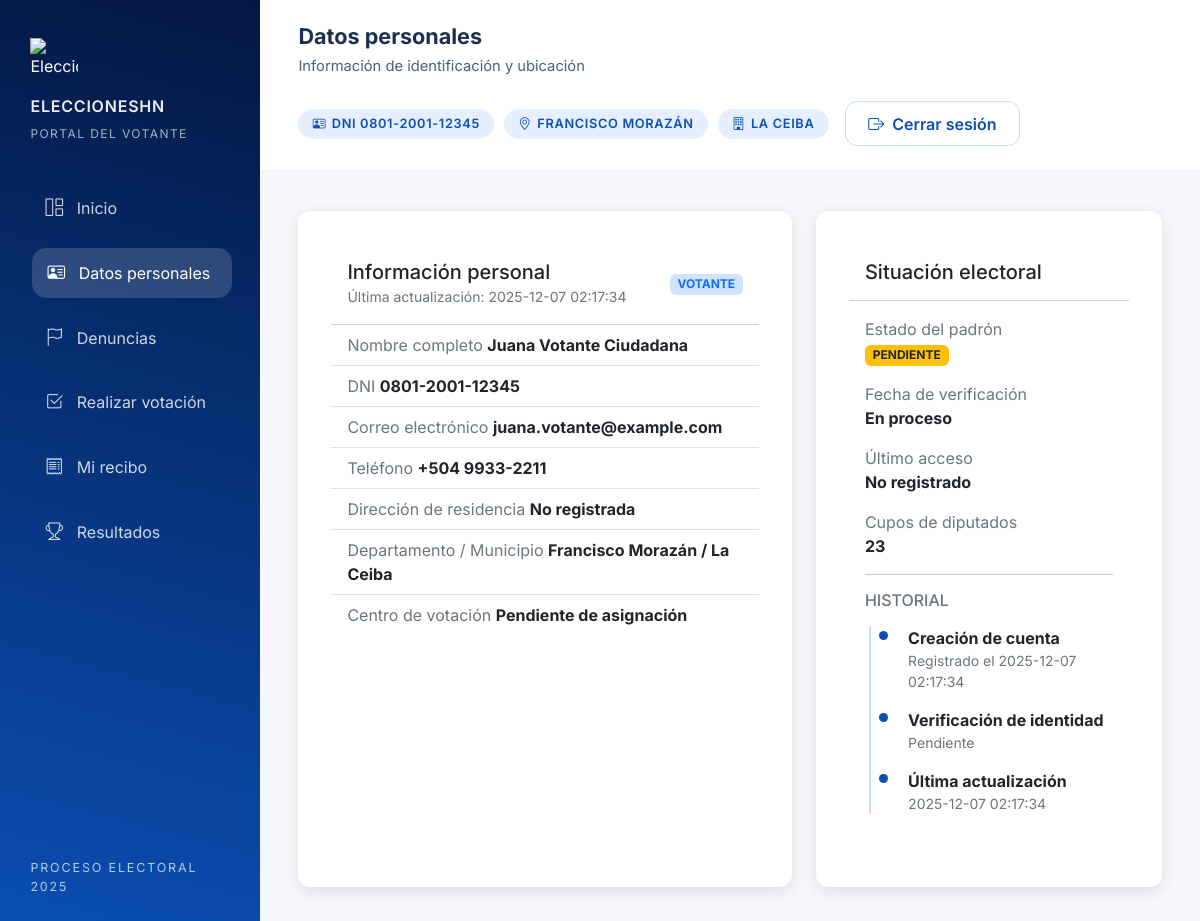
The page /panel/votante/datos.php (signed in) on the database its author committed.
### tables this page shows
CREATE TABLE IF NOT EXISTS usuarios (
    id INT AUTO_INCREMENT PRIMARY KEY,
    dni CHAR(15) NOT NULL,
    nombre VARCHAR(120) NOT NULL,
    email VARCHAR(150) DEFAULT NULL,
    telefono VARCHAR(25) DEFAULT NULL,
    rol ENUM('votante', 'administrador') NOT NULL DEFAULT 'votante',
    tipo_votante ENUM('nacional', 'internacional') NOT NULL DEFAULT 'nacional',
    password_hash VARCHAR(255) NOT NULL,
    departamento_id SMALLINT DEFAULT NULL,
    municipio_id INT DEFAULT NULL,
    centro_votacion_id INT DEFAULT NULL,
    centro_votacion_exterior_id INT DEFAULT NULL,
    tipo_votacion_id TINYINT DEFAULT NULL,
    estado ENUM('activo', 'suspendido') NOT NULL DEFAULT 'activo',
    ultimo_acceso DATETIME DEFAULT NULL,
    creado_en TIMESTAMP DEFAULT CURRENT_TIMESTAMP,
    actualizado_en TIMESTAMP DEFAULT CURRENT_TIMESTAMP ON UPDATE CURRENT_TIMESTAMP,
    UNIQUE (dni),
    INDEX (departamento_id),
    INDEX (municipio_id),
    INDEX (centro_votacion_id),
    INDEX (centro_votacion_exterior_id),
    INDEX (tipo_votacion_id),
    FOREIGN KEY (departamento_id) REFERENCES departamentos (id) ON DELETE SET NULL,
    FOREIGN KEY (municipio_id) REFERENCES municipios (id) ON DELETE SET NULL,
    FOREIGN KEY (centro_votacion_id) REFERENCES centros_votacion (id) ON DELETE SET NULL,
    FOREIGN KEY (tipo_votacion_id) REFERENCES tipos_votacion (id) ON DELETE SET NULL,
    FOREIGN KEY (centro_votacion_exterior_id) REFERENCES centros_votacion_exterior (id) ON DELETE SET NULL
);

CREATE TABLE IF NOT EXISTS departamentos (
    id SMALLINT AUTO_INCREMENT PRIMARY KEY,
    codigo CHAR(2) NOT NULL,
    nombre VARCHAR(60) NOT NULL,
    cabecera VARCHAR(120) NOT NULL,
    diputados_cupos TINYINT NOT NULL,
    candidatos_diputados SMALLINT NOT NULL,
    creado_en TIMESTAMP DEFAULT CURRENT_TIMESTAMP,
    actualizado_en TIMESTAMP DEFAULT CURRENT_TIMESTAMP ON UPDATE CURRENT_TIMESTAMP,
    UNIQUE (codigo),
    UNIQUE (nombre)
);

CREATE TABLE IF NOT EXISTS municipios (
    id INT AUTO_INCREMENT PRIMARY KEY,
    departamento_id SMALLINT NOT NULL,
    codigo CHAR(4) NOT NULL,
    nombre VARCHAR(120) NOT NULL,
    creado_en TIMESTAMP DEFAULT CURRENT_TIMESTAMP,
    actualizado_en TIMESTAMP DEFAULT CURRENT_TIMESTAMP ON UPDATE CURRENT_TIMESTAMP,
    UNIQUE (codigo),
    UNIQUE (departamento_id, nombre),
    FOREIGN KEY (departamento_id) REFERENCES departamentos (id) ON DELETE CASCADE
);

### panel/votante/datos.php (the view, shortened to what the rows shown need)
<?php
include_once __DIR__ . '/../../includes/funciones.php';
$resumen = obtenerResumenVotante($_SESSION['usuario_id']);
$ubicacion = $resumen ? $resumen['ubicacion_dni'] : null;
$departamentoNombre = $resumen['departamento_nombre'] ?? ($ubicacion['departamento'] ?? 'Sin asignar');
$municipioNombre = $resumen['municipio_nombre'] ?? ($ubicacion['municipio'] ?? 'Sin asignar');
?>
<!DOCTYPE html>
<html lang="es">
<head>
    <link rel="stylesheet" href="https://cdn.jsdelivr.net/npm/bootstrap@5.3.2/dist/css/bootstrap.min.css">
    <link rel="stylesheet" href="https://cdn.jsdelivr.net/npm/bootstrap-icons@1.11.1/font/bootstrap-icons.css">
    <link rel="stylesheet" href="../assets/css/styles.css" />
    <link rel="stylesheet" href="../assets/css/votante.css" />
    <link rel="stylesheet" href="../assets/css/datos.css" />
</head>
<body>
    <div class="dashboard-shell">
        <div class="dashboard-main">
            <header class="dashboard-topbar">
                <div class="topbar-context">
                    <h1>Datos personales</h1>
                </div>
                <div class="topbar-meta">
                    <div class="topbar-chips">
                        <span class="chip"><i class="bi bi-person-vcard"></i>DNI <?php echo htmlspecialchars($resumen['dni'] ?? 'Sin asignar', ENT_QUOTES, 'UTF-8'); ?></span>
                        <span class="chip"><i class="bi bi-geo-alt"></i><?php echo htmlspecialchars($departamentoNombre, ENT_QUOTES, 'UTF-8'); ?></span>
                        <span class="chip"><i class="bi bi-building"></i><?php echo htmlspecialchars($municipioNombre, ENT_QUOTES, 'UTF-8'); ?></span>
                    </div>
                </div>
            </header>
            <main class="main-content">
                        <?php if ($resumen): ?>
                            <div class="row g-4">
                                <div class="col-xl-7">
                                    <div class="card datos-card">
                                        <div class="card-header bg-white py-3 d-flex justify-content-between align-items-center">
                                            <div>
                                                <h5 class="mb-0">Información personal</h5>
                                                <small class="text-muted">Última actualización: <?php echo htmlspecialchars($resumen['actualizado_en'] ?? 'No disponible', ENT_QUOTES, 'UTF-8'); ?></small>
                                            </div>
                                            <span class="badge bg-primary-subtle text-primary text-uppercase">Votante</span>
                                        </div>
                                        <div class="card-body p-0">
                                            <ul class="list-group list-group-flush">
                                                <li class="list-group-item">
                                                    <span class="text-muted">Nombre completo</span>
                                                    <strong><?php echo htmlspecialchars($resumen['nombre'], ENT_QUOTES, 'UTF-8'); ?></strong>
                                                </li>
                                                <li class="list-group-item">
                                                    <span class="text-muted">DNI</span>
                                                    <strong><?php echo htmlspecialchars($resumen['dni'], ENT_QUOTES, 'UTF-8'); ?></strong>
                                                </li>
                                                <li class="list-group-item">
                                                    <span class="text-muted">Correo electrónico</span>
                                                    <strong><?php echo htmlspecialchars($resumen['email'] ?? 'No registrado', ENT_QUOTES, 'UTF-8'); ?></strong>
                                                </li>
                                                <li class="list-group-item">
                                                    <span class="text-muted">Teléfono</span>
                                                    <strong><?php echo htmlspecialchars($resumen['telefono'] ?? 'No registrado', ENT_QUOTES, 'UTF-8'); ?></strong>
                                                </li>
                                                <li class="list-group-item">
                                                    <span class="text-muted">Dirección de residencia</span>
                                                    <strong><?php echo htmlspecialchars($resumen['direccion_residencia'] ?? 'No registrada', ENT_QUOTES, 'UTF-8'); ?></strong>
                                                </li>
                                                <li class="list-group-item">
                                                    <span class="text-muted">Departamento / Municipio</span>
                                                    <strong><?php echo htmlspecialchars($departamentoNombre, ENT_QUOTES, 'UTF-8'); ?> / <?php echo htmlspecialchars($municipioNombre, ENT_QUOTES, 'UTF-8'); ?></strong>
                                                </li>
                                                <li class="list-group-item">
                                                    <span class="text-muted">Centro de votación</span>
                                                    <strong><?php echo htmlspecialchars($resumen['centro_nombre'] ?? 'Pendiente de asignación', ENT_QUOTES, 'UTF-8'); ?></strong>
                                                </li>
                                            </ul>
                                        </div>
                                    </div>
                                </div>
                                <div class="col-xl-5">
                                    <div class="card datos-card h-100">
                                        <div class="card-header bg-white py-3">
                                            <h5 class="mb-0">Situación electoral</h5>
                                        </div>
                                        <div class="card-body">
                                            <div class="mb-3">
                                                <span class="text-muted d-block">Estado del padrón</span>
                                                <span class="badge <?php echo !empty($resumen['habilitado']) ? 'bg-success' : 'bg-warning text-dark'; ?> text-uppercase">
                                                    <?php echo !empty($resumen['habilitado']) ? 'Habilitado' : 'Pendiente'; ?>
                                                </span>
                                            </div>
                                            <div class="mb-3">
                                                <span class="text-muted d-block">Fecha de verificación</span>
                                                <strong><?php echo htmlspecialchars($resumen['fecha_verificacion'] ?? 'En proceso', ENT_QUOTES, 'UTF-8'); ?></strong>
                                            </div>
                                            <div class="mb-3">
                                                <span class="text-muted d-block">Último acceso</span>
                                                <strong><?php echo htmlspecialchars($resumen['ultimo_acceso'] ?? 'No registrado', ENT_QUOTES, 'UTF-8'); ?></strong>
                                            </div>
                                            <div class="mb-3">
                                                <span class="text-muted d-block">Cupos de diputados</span>
                                                <strong><?php echo !empty($resumen['diputados_cupos']) ? (int) $resumen['diputados_cupos'] : 'No determinado'; ?></strong>
                                            </div>
                                            <hr>
                                            <h6 class="text-muted text-uppercase">Historial</h6>
                                            <ul class="timeline mt-3">
                                                <li>
                                                    <strong>Creación de cuenta</strong>
                                                    <div class="text-muted small">Registrado el <?php echo htmlspecialchars($resumen['creado_en'] ?? 'Fecha no disponible', ENT_QUOTES, 'UTF-8'); ?></div>
                                                </li>
                                                <li>
                                                    <strong>Verificación de identidad</strong>
                                                    <div class="text-muted small"><?php echo htmlspecialchars($resumen['fecha_verificacion'] ?? 'Pendiente', ENT_QUOTES, 'UTF-8'); ?></div>
                                                </li>
                                                <li>
                                                    <strong>Última actualización</strong>
                                                    <div class="text-muted small"><?php echo htmlspecialchars($resumen['actualizado_en'] ?? 'Fecha no disponible', ENT_QUOTES, 'UTF-8'); ?></div>
                                                </li>
                                            </ul>
                                        </div>
                                    </div>
                                </div>
                            </div>
                        <?php else: ?>
                            <div class="alert alert-warning">No se encontraron datos asociados a tu cuenta.</div>
                        <?php endif; ?>
                    </div>
        </div>
</body>
</html>

### rows shown on the page
usuarios: dni "0801-2001-12345", departamento.nombre "FRANCISCO MORAZÁN", municipio.nombre "LA CEIBA", actualizado_en "2025-12-07 02:17:34", nombre "Juana Votante Ciudadana", email "juana.votante@example.com", telefono "+504 9933-2211", departamento.nombre "Francisco Morazán", municipio.nombre "La Ceiba", ultimo_acceso "No registrado", departamento.diputados_cupos "23", creado_en "2025-12-07 02:17:34"

### other values the page prints
$resumen['direccion_residencia'] "No registrada"
$resumen['centro_nombre'] "Pendiente de asignación"
$resumen['fecha_verificacion'] "En proceso"
$resumen['fecha_verificacion'] "Pendiente"
